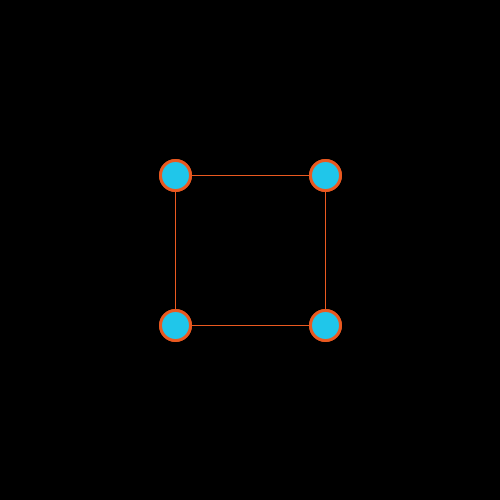
Frame 1 (no input)
Frame 60 (the mouse pressed at the canvas centre just before this capture): identical to frame 1, image omitted
Frame 120 (the mouse held since frame 60 and released just before this capture): identical to frame 1, image omitted

The Processing sketch that drew this single still picture (run headless with seeded random() and noise(); from frame 60 on, the mouse is pressed at the canvas centre):

// Processing sketch: s07t01ange
// ── s07t01ange.pde
//UDD - Expreción Digital II
//s07t01ange
/*Programa con funciones especificas, de las cuales una parte de la funcion cubo sigue al mouse haciendo de foco y ilumina a la función figura2 cuando este pasa por esa zona, 
 también se si se preciona la tecla "a" todo cambia a su color contrario y si se apreta "s" todo los colores cambian nuevamente, al hacer click con el mouse este vuelve al punto del
 centro o de inicio*/

//variable colores
color c1, c2, c3, c4;

//variables colroes de cada elemento 
color cBack, cTri1, cTri2, cST, cEllip, cSE, cLine;

void setup() {
  size(500, 500);

  //inicialización colores
  c1 = color(0); //blanco
  c2 = color(255); //negro
  c3 = color(32, 198, 234); //celeste
  c4 = color(234, 89, 32); //naranjo

  //inicialización variables de colores
  cBack = c1;
  cTri1 = c4;
  cTri2 = c3;
  cST = c2;
  cEllip = c3;
  cSE = c4;
  cLine = c4;

  mouseX = 250;
  mouseY = 250;
}

void draw() {
  background(cBack);
  if (mouseX < width/2 && mouseY < height/2) {
    figura2(50, 50);
  }
  if (mouseX > width/2 && mouseY < height/2) {
    figura2(300, 50);
  }
  if (mouseX < width/2 && mouseY > height/2) {
    figura2(50, 300);
  }
  if (mouseX > width/2 && mouseY > height/2) {
    figura2(300, 300);
  }

  cubo(mouseX - 75, mouseY - 75);
}

//función específica 2
void cubo(float posx, float posy) { 
  noFill();
  stroke(cLine);
  strokeWeight(1);
  rectMode(CORNER);
  rect(posx, posy, 150, 150);
  rectMode(CENTER);
  rect(250, 250, 150, 150);

  line(175, 175, posx, posy);
  line(325, 175, posx + 150, posy);
  line(175, 325, posx, posy + 150);
  line(325, 325, posx + 150, posy + 150);

  fill(cEllip);
  stroke(cSE);
  strokeWeight(3);
  ellipse(175, 175, 30, 30);
  ellipse(posx, posy, 30, 30);
  ellipse(325, 175, 30, 30);
  ellipse(posx + 150, posy, 30, 30);
  ellipse(175, 325, 30, 30);
  ellipse(posx, posy + 150, 30, 30);
  ellipse(325, 325, 30, 30);
  ellipse(posx + 150, posy + 150, 30, 30);
}

//función específica 1
void figura2(float pox, float poy) {
  fill(cTri1);
  stroke(cST);
  strokeWeight(2);
  triangle(pox, poy, pox + 60, poy, pox + 30, poy + 150);
  triangle(pox + 60, poy, pox + 120, poy, pox + 90, poy + 150);
  triangle(pox + 120, poy, pox + 150, poy, pox + 150, poy + 150);

  fill(cTri2);
  stroke(cST);
  strokeWeight(2);
  triangle(pox, poy + 150, pox + 30, poy + 150, pox, poy);
  triangle(pox + 30, poy + 150, pox + 90, poy + 150, pox + 60, poy);
  triangle(pox + 90, poy + 150, pox + 150, poy + 150, pox + 120, poy);

  noFill();
  stroke(cST);
  strokeWeight(7);
  rectMode(CORNER);
  rect(pox, poy, 150, 150);
}

void keyPressed() {
  if (key == 'a') {
    cBack = c2;
    cTri1 = c3;
    cTri2 = c4;
    cST = c1;
    cEllip = c4;
    cSE = c3;
    cLine = c3;
  }
  if (key == 's') {
    cBack = c1;
    cTri1 = c4;
    cTri2 = c3;
    cST = c2;
    cEllip = c3;
    cSE = c4;
    cLine = c4;
  }
}
void mousePressed() {
  mouseX = 250;
  mouseY = 250;
}
